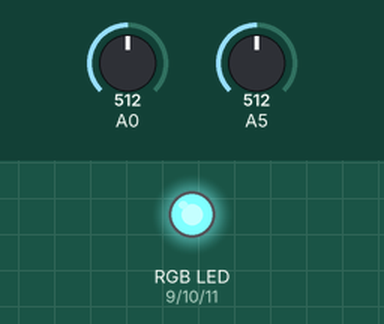
Bench run of a sketch on a simulated Arduino Uno, built with avr-gcc and run on an emulated ATmega328P. On the bench: an RGB LED mixed from three pins (HIGH = lit). The inputs (shaded band) are chosen by the test bench; at power-on: A0 = 512, A5 = 512. Dim RGB values are drawn brighter than linear.

Above: at 1.2 s.
1.3 s: A0 set to 716
At 2.0 s:
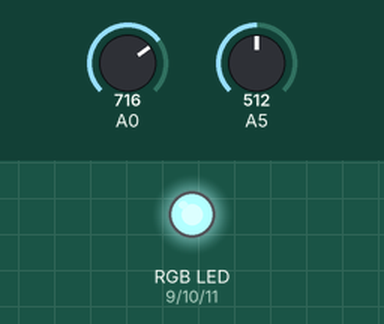
2.8 s: A5 set to 1007
4.3 s: A5 set to 1023
At 5.4 s:
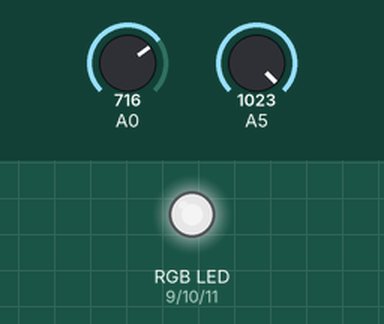
Timing chart, 0 to 7.3 s (numbered marks = the images above; inputs shaded):
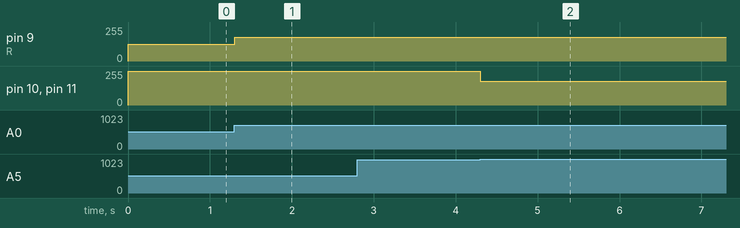

The sketch:

rdbjoistik.ino
```cpp
int R = 9;
int G = 10;
int B = 11;

int deger;
int dereceR = 255;
int dereceG = 255;
int dereceB = 255;
int renk;
int anlikRenk = 0;


void setup() {
  pinMode(R, OUTPUT);
  pinMode(G, OUTPUT);
  pinMode(B, OUTPUT);
  Serial.begin(9600);
}

void loop() {
  deger = analogRead(A0);
  renk = analogRead(A5);
  if(renk == 1023) {
    anlikRenk++;
  }

  if (anlikRenk == 0) {
      dereceR = map(deger, 0, 1023, 0 , 255);
  }
  if (anlikRenk == 1) {
      dereceG = map(deger, 0, 1023, 0 , 255);
  }
  if (anlikRenk == 2) {
      dereceB = map(deger, 0, 1023, 0 , 255);
  }

  analogWrite(R, dereceR);
  analogWrite(G, dereceG);
  analogWrite(B, dereceB);
}
```

Measured:
- the behaviour switches between 1022 and 1023 on A5 (found by bisection; images 1 and 2)
- after the input at 1.3 s, pin 9 (R): 127/255 → 178/255 at once
- after the input at 2.8 s, every drawn part: stays the same
- after the input at 4.3 s, pin 10 (G), pin 11 (B): 255/255 → 178/255 at once
